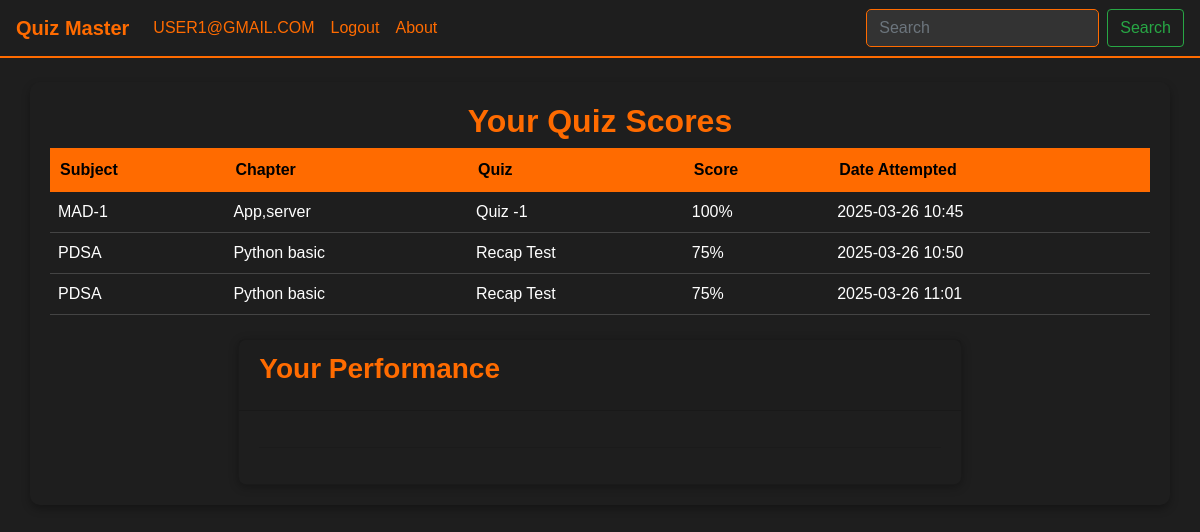
Page /view_scores (signed in) on the committed database.
### models.py (models this page shows)
class Score(db.Model):
    id = db.Column(db.Integer, primary_key=True)
    quiz_id = db.Column(db.Integer, db.ForeignKey('quizs.id'), nullable=False)  # Link to quiz
    user_email = db.Column(db.String,db.ForeignKey('user.email'), nullable=False)
    score = db.Column(db.Integer, nullable=False)
    total_questions = db.Column(db.Integer, nullable=False)  # Store total questions
    timestamp = db.Column(db.DateTime, default=datetime.utcnow)
    quiz = db.relationship('quizs', backref='Score')  # Optional, for easy querying
    user = db.relationship('User', backref='Score')

class subjects(db.Model):
    id = db.Column(db.Integer, primary_key=True)
    name = db.Column(db.String(80),nullable=False)

class chapters(db.Model):
    id = db.Column(db.Integer, primary_key=True)
    name = db.Column(db.String(100), nullable=False)
    subject_id = db.Column(db.Integer, db.ForeignKey('subjects.id'), nullable=False)
    sub=db.relationship('subjects',backref='chapters')

class quizs(db.Model):
    id = db.Column(db.Integer, primary_key=True)
    name = db.Column(db.String(80), unique=True, nullable=False)
    chapter_id = db.Column(db.Integer, db.ForeignKey('chapters.id'), nullable=False)
    subject_id = db.Column(db.Integer, db.ForeignKey('subjects.id'), nullable=False)
    time_limit = db.Column(db.Integer, nullable=False)
    subject = db.relationship('subjects', backref=db.backref('quizs'))
    chapter = db.relationship('chapters', backref=db.backref('quizs'))
    chapter = db.relationship('chapters', backref=db.backref('quizs'))

### controller/routes.py (the view)
@app.route('/view_scores')
def view_scores():
    if 'user_email' not in session:
        flash("Please log in to view scores.", "danger")
        return redirect(url_for('login'))
    user_email = session['user_email']
    user = User.query.filter_by(email=user_email).first()
    if not user:
        flash("User not found.", "danger")
        return redirect(url_for('login'))
    scores = (
        db.session.query(
            subjects.name.label("subject_name"),
            chapters.name.label("chapter_name"),
            quizs.name.label("quiz_name"),
            Score.score,
            Score.timestamp
        )
        .join(chapters, subjects.id == chapters.subject_id)
        .join(quizs, chapters.id == quizs.chapter_id)
        .join(Score, quizs.id == Score.quiz_id)
        .filter(Score.user_email == user_email)
        .all()
    )
    quiz_names = [score.quiz_name for score in scores]
    scores_data = [score.score for score in scores]
    fig_bar = go.Figure(data=[
        go.Bar(x=quiz_names, y=scores_data, marker_color='skyblue')
    ])
    fig_bar.update_layout(
        title='Scores by Quiz',
        xaxis_title='Quizzes',
        yaxis_title='Scores'
    )
    bar_chart = json.dumps(fig_bar, cls=plotly.utils.PlotlyJSONEncoder)
    fig_line = go.Figure(data=[
        go.Scatter(x=quiz_names, y=scores_data, mode='lines+markers', marker_color='orange')
    ])
    fig_line.update_layout(
        title='Score Trend Over Quizzes',
        xaxis_title='Quizzes',
        yaxis_title='Scores'
    )
    line_chart = json.dumps(fig_line, cls=plotly.utils.PlotlyJSONEncoder)
    return render_template('view_scores.html', scores=scores, bar_chart=bar_chart, line_chart=line_chart)

### templates/view_scores.html (shortened to what this page needs)
{% extends 'base.html' %}
{% block content %}
<div class="container mt-4">
    <h2 class="text-center">Your Quiz Scores</h2>
    {% if scores %}
        <table class="scrollable-table-container">
            <thead>
                <tr>
                    <th>Subject</th>
                    <th>Chapter</th>
                    <th>Quiz</th>
                    <th>Score</th>
                    <th>Date Attempted</th>
                </tr>
            </thead>
            <tbody>
                {% for score in scores %}
                <tr>
                    <td>{{ score.subject_name }}</td>
                    <td>{{ score.chapter_name }}</td>
                    <td>{{ score.quiz_name }}</td>
                    <td>{{ score.score }}%</td>
                    <td>
                        {% if score.timestamp %}
                            {{ score.timestamp.strftime('%Y-%m-%d %H:%M') }}
                        {% else %}
                            N/A
                        {% endif %}
                    </td>
                </tr>
                {% endfor %}
            </tbody>
        </table>
        <div class="row justify-content-center mt-4">
            <div class="col-md-8">
                <div class="card">
                    <div class="card-header">
                        <h3 class="card-title">Your Performance</h3>
                    </div>
                    <div class="card-body text-center">
                        <hr>
                    </div>
                </div>
            </div>
        </div>
    {% else %}
        <p class="text-center">You haven't attempted any quizzes yet.</p>
    {% endif %}
</div>
{% endblock %}

### static/style.css (style rules this page uses)
body { font-family: 'Arial', sans-serif; background-color: #1e1e1e; color: #ffffff; }
.container { margin-top: 20px; padding: 20px; background: #1e1e1e; border-radius: 10px; box-shadow: 0 4px 8px rgba(0, 0, 0, 0.3); }
h1, h2, h3 { font-weight: bold; color: #ff6b00; }
table { width: 100%; border-collapse: collapse; color: #ffffff; }
th { background-color: #ff6b00; color: black; padding: 10px; }
td { padding: 8px; border-bottom: 1px solid #444; }
.card { border-radius: 8px; background-color: #1e1e1e; box-shadow: 0 2px 10px rgba(0, 0, 0, 0.3); transition: transform 0.2s ease-in-out; }

### rows in the picture
Score: subject_name "MAD-1", chapter_name "App,server", quiz_name "Quiz -1", score "100", timestamp "2025-03-26 10:45"
Score: subject_name "PDSA", chapter_name "Python basic", quiz_name "Recap Test", score "75", timestamp "2025-03-26 10:50"
Score: subject_name "PDSA", chapter_name "Python basic", quiz_name "Recap Test", score "75", timestamp "2025-03-26 11:01"

### other values in the picture
{{ session.get('user_email',None) | upper }} "USER1@GMAIL.COM"
